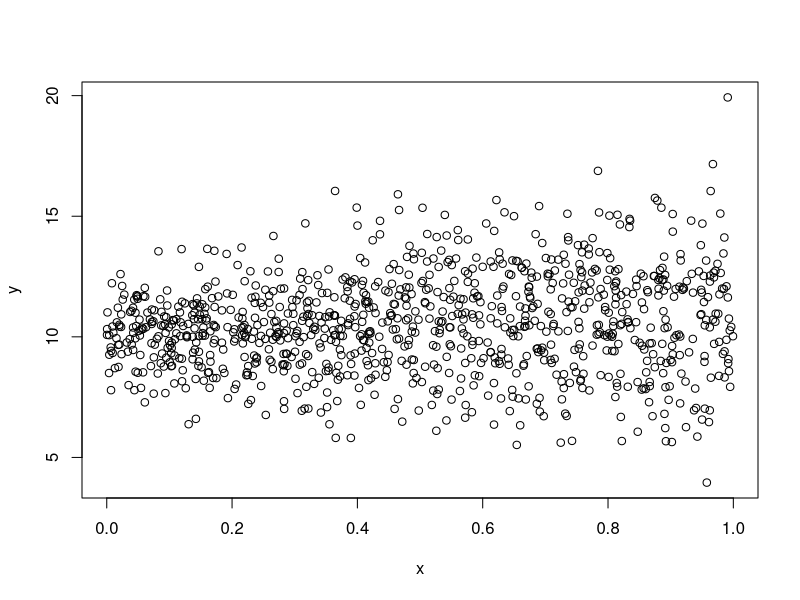
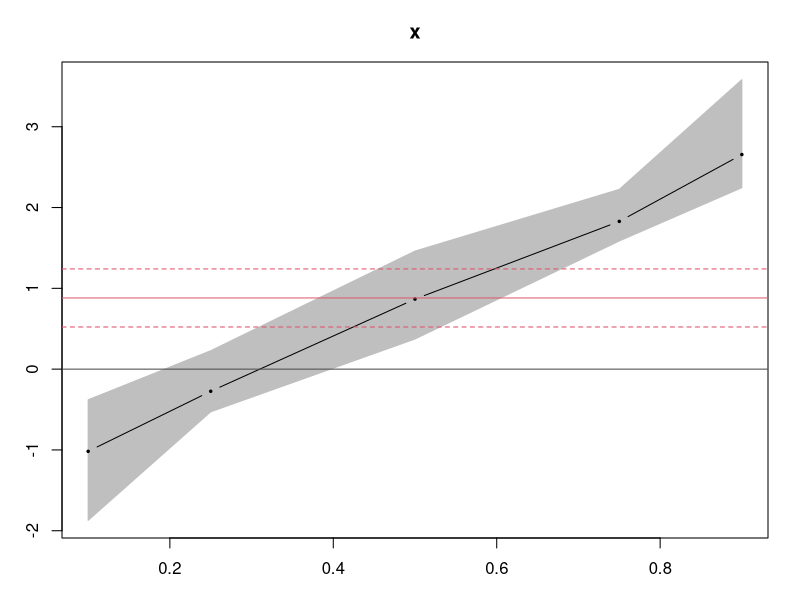
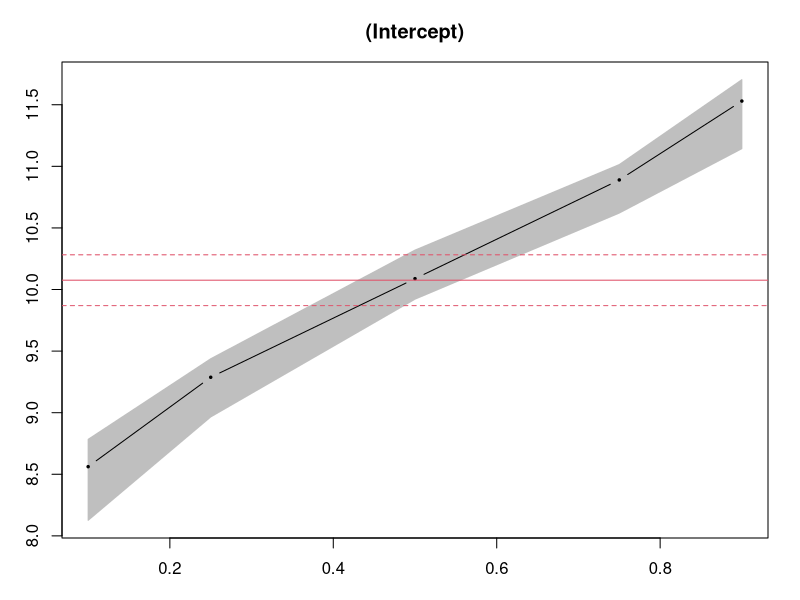

The R source for these figures, in order:
## quantile regression

########################
### Simulation Data
########################

set.seed(123)

i.dim <- 1000

# variable
x <- runif(i.dim,0,1)

# quantile regression
# cause if due to heteroskedastiticy
# the variance error term is a function of x

e <- rnorm(i.dim,0,1) * sqrt(1 + 6*x)

# outcome
y <- 10 + x + e
plot(x,y)


# install.packages("quantreg")
library(quantreg)

# define quantiles
t <- c(0.1,0.25,0.5,0.75,0.90)

rslt <- rq(y~x,tau=t) 
coef(rslt)

plot(summary(rslt),parm = 'x')
plot(summary(rslt),parm = '(Intercept)')
